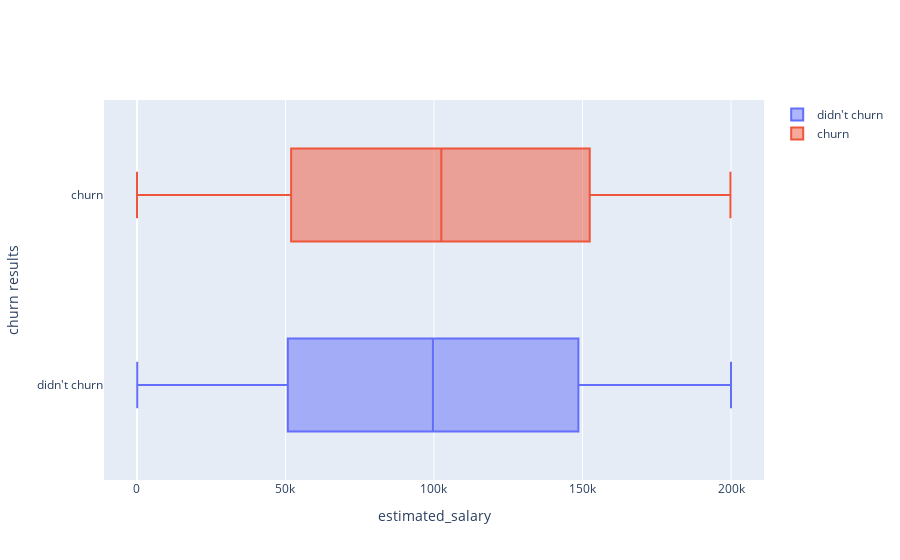

Source (notebook cell):
### Code cell
churn_0 = data[data['churn'] == 0]
churn_1 = data[data['churn'] == 1]

fig = go.Figure()
fig.add_trace(go.Box(x=churn_0['estimated_salary'], name = "didn't churn"))
fig.add_trace(go.Box(x=churn_1['estimated_salary'], name = "churn"))
fig.update_layout(xaxis_title="estimated_salary", yaxis_title="churn results")

### Figure 1 — Plotly figure (JSON) as saved in the notebook; plotly's stock layout.template omitted (floating-point values rounded to 4 significant figures; data arrays with more than 128 entries replaced by an {"elided": "..."} marker saying what was removed)
{"data": [{"name": "didn't churn", "type": "box", "x": {"elided": "7963 float values"}}, {"name": "churn", "type": "box", "x": {"elided": "2037 float values"}}], "layout": {"xaxis": {"title": {"text": "estimated_salary"}}, "yaxis": {"title": {"text": "churn results"}}}}
